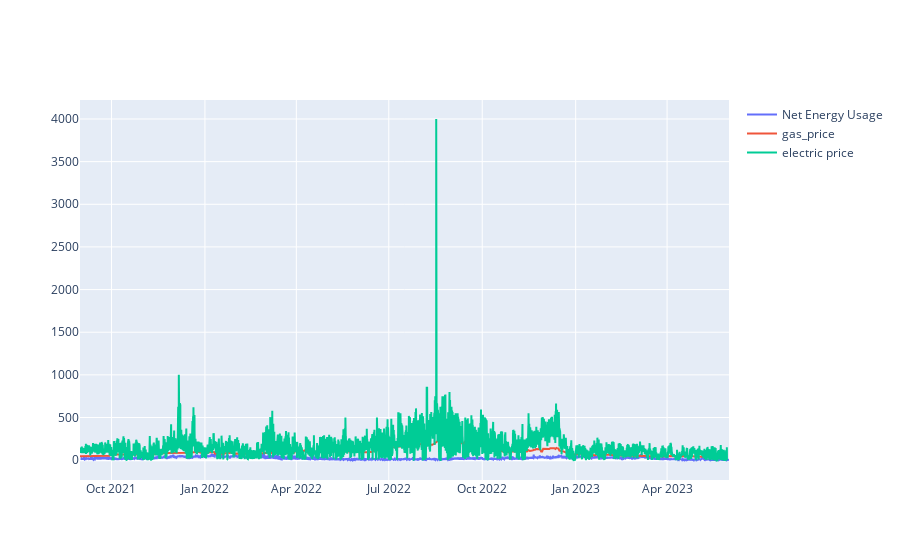

Notebook cell for this chart:
### Code cell
# enter the id for the segment you want to look at
segments = [1]
fig = go.Figure()
fig.add_trace(go.Scatter(x=net_energy_usage[net_energy_usage['prediction_unit_id'].isin(segments)]['datetime'],
    y=net_energy_usage[net_energy_usage['prediction_unit_id'].isin(segments)]['energy_exchange'], name='Net Energy Usage'))
fig.add_trace(go.Scatter(x=df_gas['origin_date'], y=df_gas['lowest_price_per_mwh'], name='gas_price'))
fig.add_trace(go.Scatter(x=df_elec['origin_date'], y=df_elec['euros_per_mwh'], name='electric price'))
fig.show()

### Figure 1 — Plotly figure (JSON) as saved in the notebook; plotly's stock layout.template omitted (floating-point values rounded to 4 significant figures; data arrays with more than 128 entries replaced by an {"elided": "..."} marker saying what was removed)
{"data": [{"name": "Net Energy Usage", "type": "scatter", "x": {"elided": "15312 str values"}, "y": {"elided": "15312 float values"}}, {"name": "gas_price", "type": "scatter", "x": {"elided": "637 str values"}, "y": {"elided": "637 float values"}}, {"name": "electric price", "type": "scatter", "x": {"elided": "15286 str values"}, "y": {"elided": "15286 float values"}}], "layout": {}}
